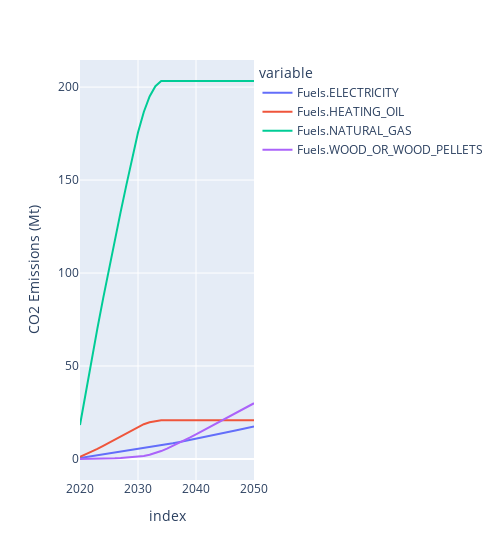

Source (notebook cell):
### Code cell
import plotly.express as px

fig = px.line(res.emissions().cumsum(), template="plotly")
fig.update_layout(yaxis_title="CO2 Emissions (Mt)", width=500)

### Figure 1 — Plotly figure (JSON) as saved in the notebook; plotly's stock layout.template omitted (floating-point values rounded to 4 significant figures)
{"data": [{"hovertemplate": "variable=Fuels.ELECTRICITY<br>index=%{x}<br>value=%{y}<extra></extra>", "legendgroup": "Fuels.ELECTRICITY", "line": {"color": "#636efa", "dash": "solid"}, "marker": {"symbol": "circle"}, "mode": "lines", "name": "Fuels.ELECTRICITY", "orientation": "v", "showlegend": true, "type": "scatter", "x": [2020, 2021, 2022, 2023, 2024, 2025, 2026, 2027, 2028, 2029, 2030, 2031, 2032, 2033, 2034, 2035, 2036, 2037, 2038, 2039, 2040, 2041, 2042, 2043, 2044, 2045, 2046, 2047, 2048, 2049, 2050], "xaxis": "x", "y": [0.4765, 0.9546, 1.434, 1.916, 2.399, 2.883, 3.363, 3.837, 4.307, 4.771, 5.231, 5.712, 6.214, 6.739, 7.285, 7.852, 8.434, 9.028, 9.636, 10.26, 10.89, 11.53, 12.18, 12.84, 13.5, 14.17, 14.84, 15.51, 16.17, 16.84, 17.51], "yaxis": "y"}, {"hovertemplate": "variable=Fuels.HEATING_OIL<br>index=%{x}<br>value=%{y}<extra></extra>", "legendgroup": "Fuels.HEATING_OIL", "line": {"color": "#EF553B", "dash": "solid"}, "marker": {"symbol": "circle"}, "mode": "lines", "name": "Fuels.HEATING_OIL", "orientation": "v", "showlegend": true, "type": "scatter", "x": [2020, 2021, 2022, 2023, 2024, 2025, 2026, 2027, 2028, 2029, 2030, 2031, 2032, 2033, 2034, 2035, 2036, 2037, 2038, 2039, 2040, 2041, 2042, 2043, 2044, 2045, 2046, 2047, 2048, 2049, 2050], "xaxis": "x", "y": [1.198, 2.498, 3.898, 5.401, 7.004, 8.709, 10.42, 12.14, 13.86, 15.58, 17.32, 18.71, 19.75, 20.44, 20.79, 20.79, 20.79, 20.79, 20.79, 20.79, 20.79, 20.79, 20.79, 20.79, 20.79, 20.79, 20.79, 20.79, 20.79, 20.79, 20.79], "yaxis": "y"}, {"hovertemplate": "variable=Fuels.NATURAL_GAS<br>index=%{x}<br>value=%{y}<extra></extra>", "legendgroup": "Fuels.NATURAL_GAS", "line": {"color": "#00cc96", "dash": "solid"}, "marker": {"symbol": "circle"}, "mode": "lines", "name": "Fuels.NATURAL_GAS", "orientation": "v", "showlegend": true, "type": "scatter", "x": [2020, 2021, 2022, 2023, 2024, 2025, 2026, 2027, 2028, 2029, 2030, 2031, 2032, 2033, 2034, 2035, 2036, 2037, 2038, 2039, 2040, 2041, 2042, 2043, 2044, 2045, 2046, 2047, 2048, 2049, 2050], "xaxis": "x", "y": [18.31, 36.12, 53.42, 70.22, 86.52, 102.3, 117.7, 132.8, 147.4, 161.7, 175.5, 186.6, 195.0, 200.5, 203.3, 203.3, 203.3, 203.3, 203.3, 203.3, 203.3, 203.3, 203.3, 203.3, 203.3, 203.3, 203.3, 203.3, 203.3, 203.3, 203.3], "yaxis": "y"}, {"hovertemplate": "variable=Fuels.WOOD_OR_WOOD_PELLETS<br>index=%{x}<br>value=%{y}<extra></extra>", "legendgroup": "Fuels.WOOD_OR_WOOD_PELLETS", "line": {"color": "#ab63fa", "dash": "solid"}, "marker": {"symbol": "circle"}, "mode": "lines", "name": "Fuels.WOOD_OR_WOOD_PELLETS", "orientation": "v", "showlegend": true, "type": "scatter", "x": [2020, 2021, 2022, 2023, 2024, 2025, 2026, 2027, 2028, 2029, 2030, 2031, 2032, 2033, 2034, 2035, 2036, 2037, 2038, 2039, 2040, 2041, 2042, 2043, 2044, 2045, 2046, 2047, 2048, 2049, 2050], "xaxis": "x", "y": [0, 0.01759, 0.05278, 0.1056, 0.1759, 0.2639, 0.3796, 0.5231, 0.6943, 0.8933, 1.12, 1.571, 2.246, 3.145, 4.268, 5.615, 7.022, 8.488, 10.01, 11.6, 13.25, 14.9, 16.56, 18.22, 19.9, 21.58, 23.26, 24.94, 26.62, 28.3, 29.98], "yaxis": "y"}], "layout": {"legend": {"title": {"text": "variable"}, "tracegroupgap": 0}, "margin": {"t": 60}, "width": 500, "xaxis": {"anchor": "y", "domain": [0, 1], "title": {"text": "index"}}, "yaxis": {"anchor": "x", "domain": [0, 1], "title": {"text": "CO2 Emissions (Mt)"}}}}
